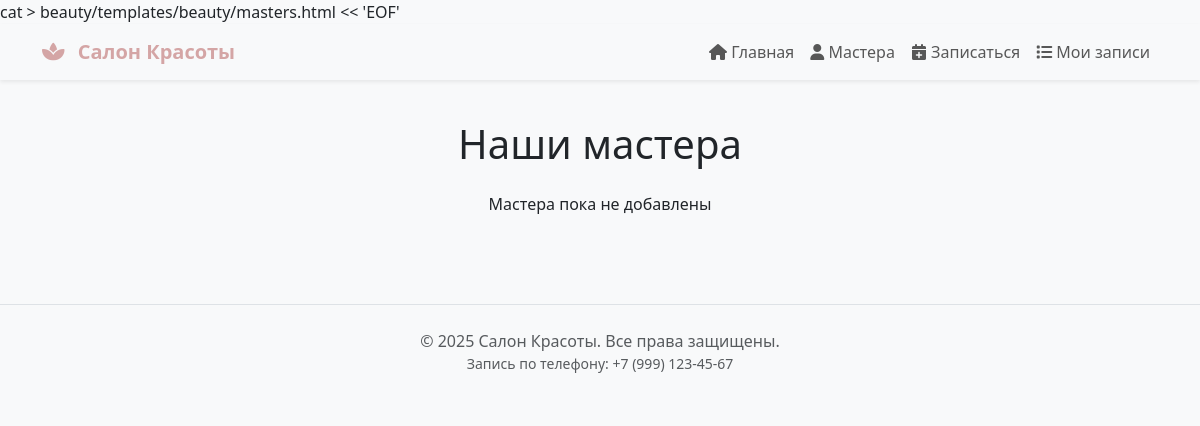
The app's page /masters/, older data.
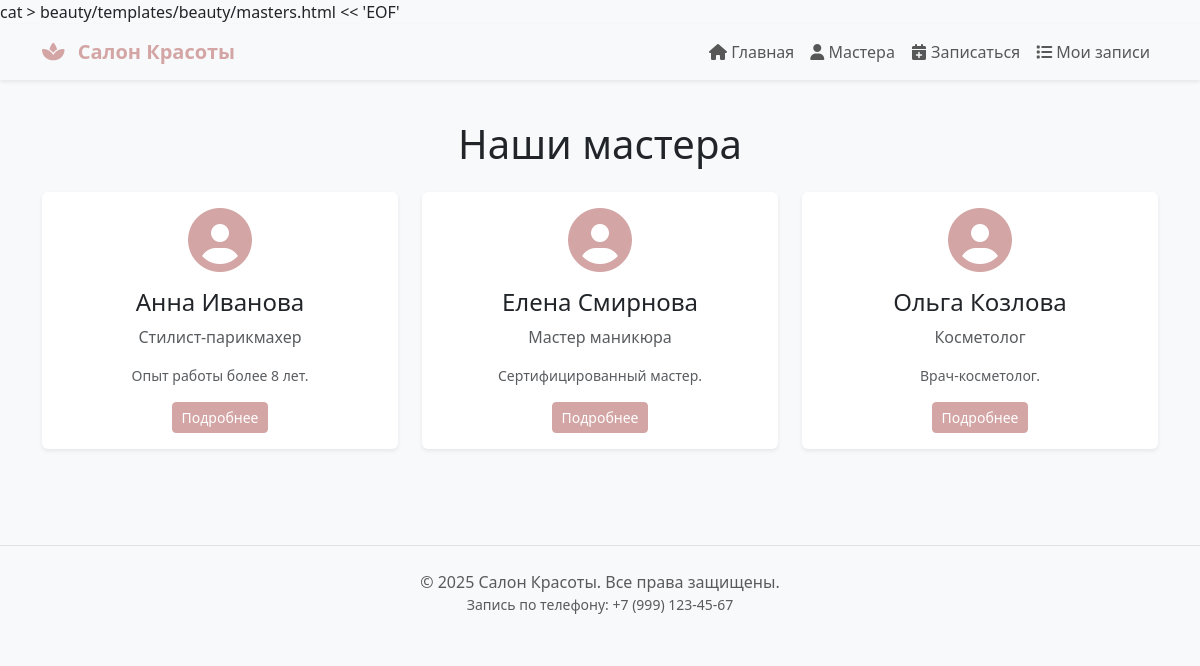
The same page, newer data.
### beauty/models.py (models this page shows, shortened)
class Master(models.Model):
    name = models.CharField(max_length=100, verbose_name="Имя мастера")
    specialization = models.CharField(max_length=200, blank=True, verbose_name="Специализация")
    photo = models.ImageField(upload_to='masters/', blank=True, null=True, verbose_name="Фото")
    bio = models.TextField(blank=True, verbose_name="Биография")  # ← ДОБАВЬТЕ ЭТУ СТРОКУ
    services = models.ManyToManyField(
        Service,
        related_name='masters',
        verbose_name="Предоставляемые услуги"
    )
    class Meta:
        verbose_name = "Мастер"
        verbose_name_plural = "Мастера"

### beauty/views.py (the view)
# urls.py: path('masters/', views.masters_list, name='masters_list'),
def masters_list(request):
    masters = Master.objects.all().prefetch_related('services')
    return render(request, 'beauty/masters.html', {
        'masters': masters,
        'title': 'Наши мастера'
    })

### beauty/templates/beauty/masters.html (shortened to what this page needs)
{% extends 'beauty/base.html' %}
{% block content %}
<div class="row">
    <div class="col-12">
        <h1 class="text-center mb-4">Наши мастера</h1>
    </div>
    {% for master in masters %}
    <div class="col-md-4 mb-4">
        <div class="card h-100 shadow-sm text-center">
            <div class="card-body">
                <i class="fas fa-user-circle fa-4x text-primary mb-3"></i>
                <h4 class="card-title">{{ master.name }}</h4>
                <p class="card-text text-muted">{{ master.specialization|default:"Специалист" }}</p>
                <p class="card-text small text-muted">{{ master.bio|truncatewords:15|default:"Профессионал своего дела" }}</p>
                <a href="{% url 'beauty:master_detail' master.id %}" class="btn btn-primary btn-sm">Подробнее</a>
            </div>
        </div>
    </div>
    {% empty %}
    <div class="col-12">
        <p class="text-center">Мастера пока не добавлены</p>
    </div>
    {% endfor %}
</div>
{% endblock %}

Row changes from the older to the newer data that the page shows:
added Master: name "Анна Иванова", specialization "Стилист-парикмахер", bio "Опыт работы более 8 лет."
added Master: name "Елена Смирнова", specialization "Мастер маникюра", bio "Сертифицированный мастер."
added Master: name "Ольга Козлова", specialization "Косметолог", bio "Врач-косметолог."
Text that changed along with them:
text no longer shown: "Мастера пока не добавлены"
